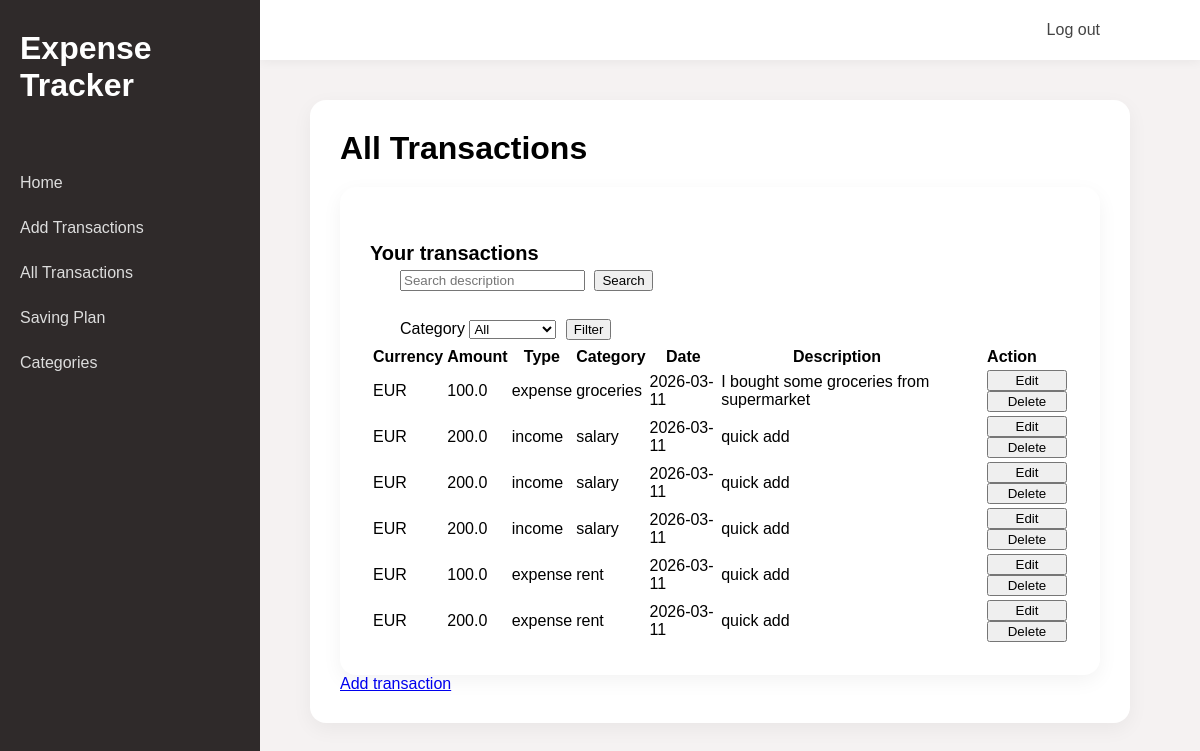
/personal (signed in), run on the app's committed database.
### tables this page shows
CREATE TABLE transactions
(
    transaction_id INTEGER PRIMARY KEY AUTOINCREMENT,
    user_id INTEGER NOT NULL,
    currency TEXT NOT NULL,
    amount REAL NOT NULL,
    type TEXT NOT NULL,
    category TEXT NOT NULL,
    date DATE NOT NULL,
    description TEXT
);

### app.py (the view, shortened to what this page needs)
@app.route("/personal")
@login_required
def personal():
    db = get_db()
    user_id = session["user_id"]
    query = request.args.get("q")
    category = request.args.get("category")
    if query and category:
        content = db.execute("""SELECT * FROM transactions
                            WHERE user_id = ?
                            AND description LIKE ?
                            AND category = ?
                            ORDER BY date DESC
                            """, (user_id, f"%{query}%", category)).fetchall()
    elif query:
        content = db.execute("""SELECT * FROM transactions
                            WHERE user_id = ?
                            AND description LIKE ?
                            ORDER BY date DESC
                            """, (user_id, f"%{query}%")).fetchall()
    else:
        content = db.execute("""SELECT * FROM transactions
                            WHERE user_id = ?
                            ORDER BY date DESC
                            """, (user_id,)).fetchall()
    categories = db.execute("""SELECT name
                            FROM categories
                            WHERE user_id = ?
                            ORDER BY name
                            """, (user_id,)).fetchall()
    category_list = db.execute("""SELECT DISTINCT category
                               FROM transactions
                               WHERE user_id = ?
                               ORDER BY category
                               """, (user_id,)).fetchall()
    current_month = datetime.now().strftime("%Y-%m")
    rows = db.execute("""SELECT amount, currency
                        FROM transactions
                        WHERE user_id = ?
                        AND type = 'expense'
                        AND strftime('%Y-%m', date) = ?
                     """, (user_id, current_month)).fetchall()
    expense = 0
    for row in rows:
        expense += convert(row["amount"], row["currency"], "EUR")
    expense = round(expense, 2)
    rows = db.execute("""SELECT amount, currency
                        FROM transactions
                        WHERE user_id = ?
                        AND type = 'income'
                        AND strftime('%Y-%m', date) = ?
                     """, (user_id, current_month)).fetchall()
    income = 0
    for row in rows:
        income += convert(row["amount"], row["currency"], "EUR")
    income = round(income, 2)
    expense = expense if expense else 0
    income = income if income else 0
    budget = 1000
    remaining = budget - expense
    percentage = (expense / budget * 100) if budget else 0
    edit_id = request.args.get("edit_id")
    return render_template("personal.html",
                           content=content,
                           categories=categories,
                           category_list=category_list,
                           budget=budget,
                           remaining=remaining,
                           expense=expense,
                           income=income,
                           percentage=percentage,
                           edit_id=edit_id)

### app.py (called while the page is built)
@app.before_request
def load_logged_in_user():
    g.user = session.get("user_id", None)

def login_required(view):
    @wraps(view)
    def wrapped_view(*args, **kwargs):
        if g.user is None:
            return redirect(url_for("login", next=request.url))
        return view(*args, **kwargs)
    return wrapped_view

def convert(amount, from_currency, to_currency):
    if from_currency == to_currency:
        return amount
    rate = EXCHANGE_RATE[(from_currency, to_currency)]
    return amount * rate

### database.py (called while the page is built)
def get_db():
    if "db" not in g:
        g.db = sqlite3.connect(DATABASE,
            detect_types=sqlite3.PARSE_DECLTYPES
        )
        g.db.row_factory = sqlite3.Row
    return g.db

### templates/personal.html (shortened to what this page needs)
{% extends "base.html" %}
{% block main_content %}
<h1>All Transactions</h1>
<section>
    <h3>
        Your transactions
    </h3>
    <form action="" method="get">
        <input type="text" name="q" value="{{ request.args.get('q', '') }}" placeholder="Search description">
        <button type="submit">Search</button>
        <br>
        <br>
        <label>Category</label>
        <select name="category">
            <option value="">All</option>
        </select>
        <button type="submit">Filter</button>
    </form>
    <table>
        <tr>
            <th>Currency</th>
            <th>Amount</th>
            <th>Type</th>
            <th>Category</th>
            <th>Date</th>
            <th>Description</th>
            <th>Action</th>
        </tr>
        {% for row in content %}
        <tr>
            {% if edit_id == row['transaction_id']|string %}
            <td colspan="7">
                <form action="{{ url_for('update_transaction', id=row.transaction_id) }}" method="post">
                    <table>
                        <tr>
                            <td>
                                <select name="currency">
                                    <option value="EUR" {% if row['currency']=='EUR' %}selected{% endif %}>EUR</option>
                                    <option value="CNY" {% if row['currency']=='CNY' %}selected{% endif %}>CNY</option>
                                </select>
                            </td>
                            <td><input name="amount" value="{{ row['amount'] }}"></td>
                            <td>
                                <select name="type">
                                    <option value="expense" {% if row['type']=='expense' %}selected{% endif %}>expense
                                    </option>
                                    <option value="income" {% if row['type']=='income' %}selected{% endif %}>income
                                    </option>
                                </select>
                            </td>
                            <td>
                                <select name="category">
                                    {% for c in categories %}
                                    <option value="{{ c['name'] }}" {% if row['category']==c['name'] %}selected{% endif
                                        %}>{{ c['name'] }}</option>
                                    {% endfor %}
                                </select>
                            </td>
                            <td>{{ row['date'] }}</td>
                            <td><input name="description" value="{{ row['description'] }}"></td>
                            <td>
                                <input type="submit" value="Save">
                            </td>
                        </tr>
                    </table>
                </form>
            </td>
            {% else %}
            <td>{{ row["currency"] }}</td>
            <td>{{ row["amount"] }}</td>
            <td>{{ row["type"] }}</td>
            <td>{{ row["category"] }}</td>
            <td>{{ row["date"] }}</td>
            <td>{{ row["description"] }}</td>
            <td>
                <form action="{{ url_for('personal') }}" method="get" style="display: inline;">
                    <input type="submit" value="Edit">
                </form>
                <form action="{{ url_for('delete_transaction', id=row['transaction_id']) }}" method="post">
                    <input type="submit" value="Delete" onclick="return confirm('Delete this transaction?')">
                </form>
            </td>
            {% endif %}
        </tr>
        {% endfor %}
    </table>
</section>
<a href="{{ url_for('add_transactions') }}">Add transaction</a>
{% endblock %}

### templates/base.html (shortened to what this page needs)
<!DOCTYPE html>
<html lang="en">
<head>
    <link rel="stylesheet" href="{{ url_for('static', filename='styles.css')}}">
</head>
<body>
    <header>
        <nav class="top-nav">
            <ul>
                {% if g.user %}
                <li><a href="{{ url_for('logout') }}">Log out</a></li>
                {% else %}
                <li><a href="{{ url_for('login') }}">Login</a></li>
                <li><a href="{{ url_for('register') }}">Register</a></li>
                {% endif %}
            </ul>
        </nav>
    </header>
    <aside>
        <h1>Expense Tracker</h1>
        <nav>
            <ul>
                <li><a href="{{ url_for('index') }}">Home</a></li>
                <li><a href="{{ url_for('add_transactions') }}">Add Transactions</a></li>
                <li><a href="{{ url_for('personal') }}">All Transactions</a></li>
                <li><a href="{{ url_for('saving')}}">Saving Plan</a></li>
                <li><a href="{{ url_for('categories') }}">Categories</a></li>
            </ul>
        </nav>
    </aside>
    <main>
        <section>
            {% block main_content %}
            {% endblock %}
        </section>
    </main>
</body>
</html>

### static/styles.css (style rules this page uses)
* { margin: 0; font-family: sans-serif; }
html { background-color: #f5f2f2; }
aside { position: fixed; left: 0; top: 0; width: 220px; height: 100vh; background-color: #2f2a2a; color: white; padding: 30px 20px; display: flex; flex-direction: column; gap: 20px; }
aside h1 { margin-top: 0; }
aside nav ul { list-style: none; padding: 0; margin-top: 30px; }
aside nav ul li { margin-bottom: 27px; }
aside nav a { color: #ddd; text-decoration: none; }
header { position: fixed; right: 0; top: 0; left: 260px; height: 60px; background: white; display: flex; justify-content: flex-end; align-items: center; padding-right: 30px; box-shadow: 0 2px 10px rgba(0, 0, 0, 0.05); }
header ul { list-style: none; margin: 20px; padding: 20px; display: flex; }
header li { margin-left: 10px; }
header a { text-decoration: none; color: #444; padding: 30px; }
main { margin-left: 270px; margin-right: 30px; margin-top: 60px; padding: 40px; }
section { background-color: white; padding: 30px; border-radius: 16px; box-shadow: 0 6px 20px rgba(0, 0, 0, 0.05); }
h1 { font-size: 32px; margin-bottom: 20px; }
h3 { font-size: 20px; margin-top: 25px; }
button { margin: 5px; }
table input { width: 80px; }
form { margin-left: 30px; }

### data on the page
transactions: currency "EUR", amount "100.0", type "expense", category "groceries", date "2026-03-11", description "I bought some groceries from supermarket"
transactions: currency "EUR", amount "200.0", type "income", category "salary", date "2026-03-11", description "quick add"
transactions: currency "EUR", amount "200.0", type "income", category "salary", date "2026-03-11", description "quick add"
transactions: currency "EUR", amount "200.0", type "income", category "salary", date "2026-03-11", description "quick add"
transactions: currency "EUR", amount "100.0", type "expense", category "rent", date "2026-03-11", description "quick add"
transactions: currency "EUR", amount "200.0", type "expense", category "rent", date "2026-03-11", description "quick add"
